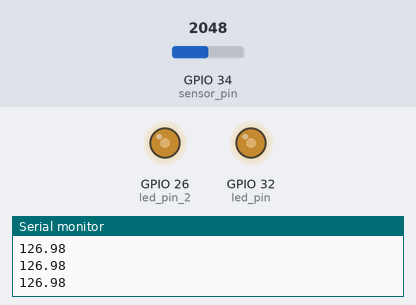
Bench run of a sketch on a simulated ESP32. Parts: output pins drawn as LEDs (lit = HIGH), the last lines printed to the serial monitor. The inputs (shaded band) are chosen by the test bench; at power-on: GPIO 34 (sensor_pin) = 2048.

Above: at 1.2 s.
1.3 s: GPIO 34 (sensor_pin) set to 2866
At 1.6 s:
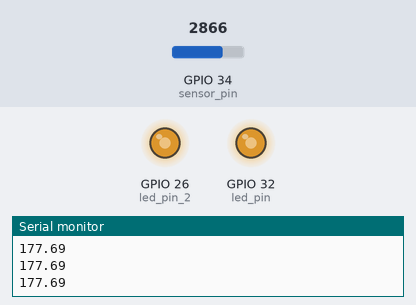
2.8 s: GPIO 34 (sensor_pin) set to 3603
At 3.9 s:
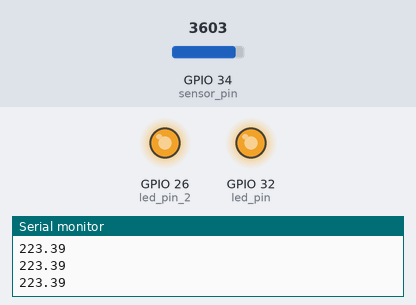
4.3 s: GPIO 34 (sensor_pin) set to 491
At 5.3 s:
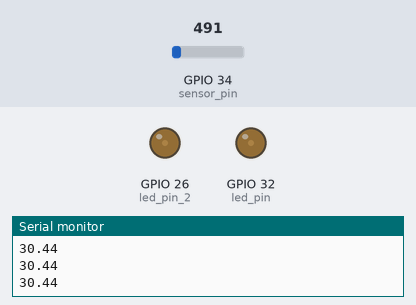
5.8 s: GPIO 34 (sensor_pin) set to 0
At 6.3 s:
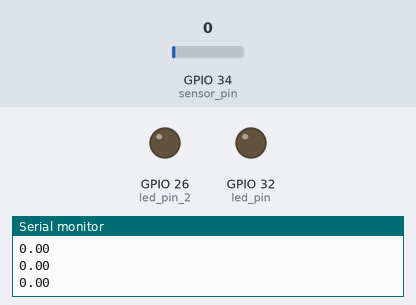
7.3 s: GPIO 34 (sensor_pin) set to 2047
At 8.5 s:
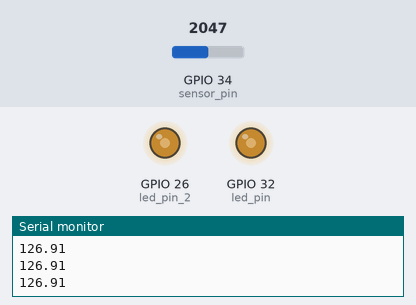
Timing chart, 0 to 9.8 s (numbered marks = the images above; inputs shaded):
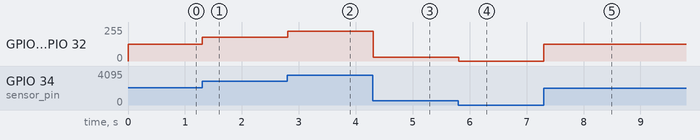

The sketch:

aula3_2.ino
```cpp
#define led_pin 32
#define led_pin_2 26

#define sensor_pin 34
void setup() {
  pinMode(led_pin, OUTPUT);
  pinMode(led_pin_2, OUTPUT);
  pinMode(sensor_pin, INPUT);
  Serial.begin(115200);
}


void loop() {
  float sensor_value = analogRead(sensor_pin)*0.062;
  Serial.println(sensor_value);
  analogWrite(led_pin, sensor_value);
  dacWrite(led_pin_2, sensor_value);
  delay(10);
}
```

Measured:
- after the input at 1.3 s, GPIO 26 (led_pin_2), GPIO 32 (led_pin): 126/255 → 177/255 at once
- after the input at 2.8 s, GPIO 26 (led_pin_2), GPIO 32 (led_pin): 177/255 → 223/255 at once
- after the input at 4.3 s, GPIO 26 (led_pin_2), GPIO 32 (led_pin): 223/255 → 30/255 at once
- after the input at 5.8 s, GPIO 26 (led_pin_2), GPIO 32 (led_pin): 30/255 → 0/255 at once
- after the input at 7.3 s, GPIO 26 (led_pin_2), GPIO 32 (led_pin): 0/255 → 126/255 at once
